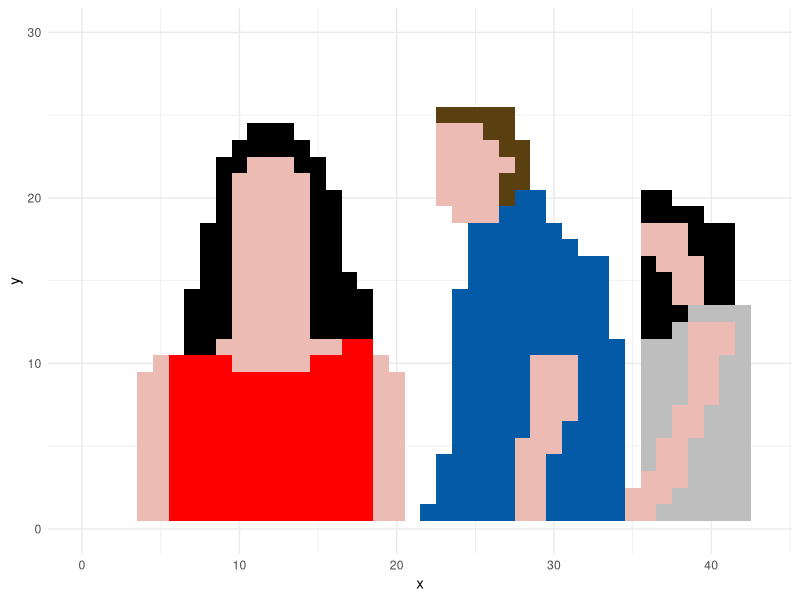

The R script that drew this image:
library(tidyverse)

dbf = data.frame(color=character(0), x=numeric(0), y=numeric(0), stringsAsFactors = F)


## Distractive woman
# Left arm
dbf = bind_rows(dbf, crossing(color='skin', x=seq(4,5), y=seq(1,9)))
dbf = bind_rows(dbf, data.frame(color='skin', x=5, y=10))

# Hair left
dbf = bind_rows(dbf, data.frame(color='womanhair', x=7, y=seq(11,14)))
dbf = bind_rows(dbf, data.frame(color='womanhair', x=8, y=seq(11,18)))
dbf = bind_rows(dbf, data.frame(color='womanhair', x=9, y=seq(12,22)))
dbf = bind_rows(dbf, data.frame(color='womanhair', x=10, y=22))

#Hair top
dbf = bind_rows(dbf, data.frame(color='womanhair', x=seq(10,14), y=23))
dbf = bind_rows(dbf, data.frame(color='womanhair', x=seq(11,13), y=24))

#Hair right
dbf = bind_rows(dbf, data.frame(color='womanhair', x=14, y=22))
dbf = bind_rows(dbf, data.frame(color='womanhair', x=15, y=seq(12,22)))
dbf = bind_rows(dbf, data.frame(color='womanhair', x=16, y=seq(12,20)))
dbf = bind_rows(dbf, data.frame(color='womanhair', x=17, y=seq(12,15)))
dbf = bind_rows(dbf, data.frame(color='womanhair', x=18, y=seq(12,14)))

# Right arm
dbf = bind_rows(dbf, crossing(color='skin', x=seq(19,20), y=seq(1,9)))
dbf = bind_rows(dbf, data.frame(color='skin', x=19, y=10))

# Dress
dbf = bind_rows(dbf, crossing(color='leftwdress', x=seq(6,18), y=seq(1,9)))
dbf = bind_rows(dbf, data.frame(color='leftwdress', x=seq(6,9), y=10))
dbf = bind_rows(dbf, data.frame(color='leftwdress', x=seq(15,18), y=10))
dbf = bind_rows(dbf, data.frame(color='leftwdress', x=seq(17,18), y=11))

#Face and neck
dbf = bind_rows(dbf, crossing(color='skin', x=seq(10,14), y=seq(10,21)))
dbf = bind_rows(dbf, crossing(color='skin', x=seq(9,16), y=11))
dbf = bind_rows(dbf, crossing(color='skin', x=seq(11,13), y=22))

## Boyfriend
#Face
dbf = bind_rows(dbf, crossing(color='skin', x=seq(23,25), y=seq(20,24)))
dbf = bind_rows(dbf, crossing(color='skin', x=seq(24,26), y=seq(19,23)))
dbf = bind_rows(dbf, data.frame(color='skin', x=27, y=22))

#Hair
dbf = bind_rows(dbf, data.frame(color='bfhair', x=seq(23,27), y=25))
dbf = bind_rows(dbf, data.frame(color='bfhair', x=seq(26,27), y=24))
dbf = bind_rows(dbf, data.frame(color='bfhair', x=seq(27,28), y=23))
dbf = bind_rows(dbf, data.frame(color='bfhair', x=28, y=seq(21,22)))
dbf = bind_rows(dbf, data.frame(color='bfhair', x=27, y=seq(20,21)))

#Shirt
dbf = bind_rows(dbf, data.frame(color='bfshirt', x=22, y=1))
dbf = bind_rows(dbf, data.frame(color='bfshirt', x=23, y=1:4))
dbf = bind_rows(dbf, crossing(color='bfshirt', x=24:27, y=1:14))
dbf = bind_rows(dbf, crossing(color='bfshirt', x=25:28, y=5:18))
dbf = bind_rows(dbf, crossing(color='bfshirt', x=27:29, y=19))
dbf = bind_rows(dbf, crossing(color='bfshirt', x=28:29, y=20))
dbf = bind_rows(dbf, crossing(color='bfshirt', x=30:34, y=1:4))
dbf = bind_rows(dbf, crossing(color='bfshirt', x=31:34, y=5:6))
dbf = bind_rows(dbf, crossing(color='bfshirt', x=32:34, y=7:11))
dbf = bind_rows(dbf, crossing(color='bfshirt', x=27:33, y=11:16))
dbf = bind_rows(dbf, crossing(color='bfshirt', x=27:33, y=11:16))
dbf = bind_rows(dbf, crossing(color='bfshirt', x=27:31, y=17))
dbf = bind_rows(dbf, crossing(color='bfshirt', x=27:30, y=18))

#Arm
dbf = bind_rows(dbf, crossing(color='skin', x=28:29, y=1:5))
dbf = bind_rows(dbf, crossing(color='skin', x=29:30, y=5:10))
dbf = bind_rows(dbf, crossing(color='skin', x=31, y=7:10))

## Girlfriend

#Head
dbf = bind_rows(dbf, crossing(color='skin', x=36:38, y=17:18))
dbf = bind_rows(dbf, crossing(color='skin', x=37:39, y=15:16))
dbf = bind_rows(dbf, crossing(color='skin', x=38:39, y=14))

#Hair
dbf = bind_rows(dbf, crossing(color='womanhair', x=40:41, y=14:18))
dbf = bind_rows(dbf, crossing(color='womanhair', x=40:41, y=14:18))
dbf = bind_rows(dbf, crossing(color='womanhair', x=39, y=17:19))
dbf = bind_rows(dbf, crossing(color='womanhair', x=36:39, y=19))
dbf = bind_rows(dbf, crossing(color='womanhair', x=36:37, y=20))
dbf = bind_rows(dbf, crossing(color='womanhair', x=36, y=12:16))
dbf = bind_rows(dbf, crossing(color='womanhair', x=37, y=12:15))
dbf = bind_rows(dbf, crossing(color='womanhair', x=38, y=13))

#Arm
dbf = bind_rows(dbf, crossing(color='skin', x=35:36, y=1:2))
dbf = bind_rows(dbf, crossing(color='skin', x=36:37, y=2:3))
dbf = bind_rows(dbf, crossing(color='skin', x=37:38, y=3:5))
dbf = bind_rows(dbf, crossing(color='skin', x=38:39, y=5:8))
dbf = bind_rows(dbf, crossing(color='skin', x=39:40, y=8:12))
dbf = bind_rows(dbf, crossing(color='skin', x=41, y=11:12))

#Dress
dbf = bind_rows(dbf, crossing(color='rightwdress', x=39:42, y=13))
dbf = bind_rows(dbf, crossing(color='rightwdress', x=42, y=1:12))
dbf = bind_rows(dbf, crossing(color='rightwdress', x=41, y=1:10))
dbf = bind_rows(dbf, crossing(color='rightwdress', x=40, y=1:7))
dbf = bind_rows(dbf, crossing(color='rightwdress', x=39, y=1:5))
dbf = bind_rows(dbf, crossing(color='rightwdress', x=38, y=1:2))
dbf = bind_rows(dbf, crossing(color='rightwdress', x=37, y=1))
dbf = bind_rows(dbf, crossing(color='rightwdress', x=36, y=4:11))
dbf = bind_rows(dbf, crossing(color='rightwdress', x=37, y=6:11))
dbf = bind_rows(dbf, crossing(color='rightwdress', x=38, y=8:12))




dbf$color = as_factor(dbf$color)

dbf = distinct(dbf)

colornames = c(
  skin="#ecbcb4",
  womanhair='black',
  leftwdress='red',
  bfhair='#5a3f11',
  bfshirt='#035aa6',
  rightwdress='grey')

ggplot(dbf, aes(x=x, y=y, fill=color)) +
  geom_tile(show.legend = FALSE) +
  theme_minimal() +
  xlim(0, 43) +
  ylim(0, 30) +
  scale_fill_manual(values=colornames)
